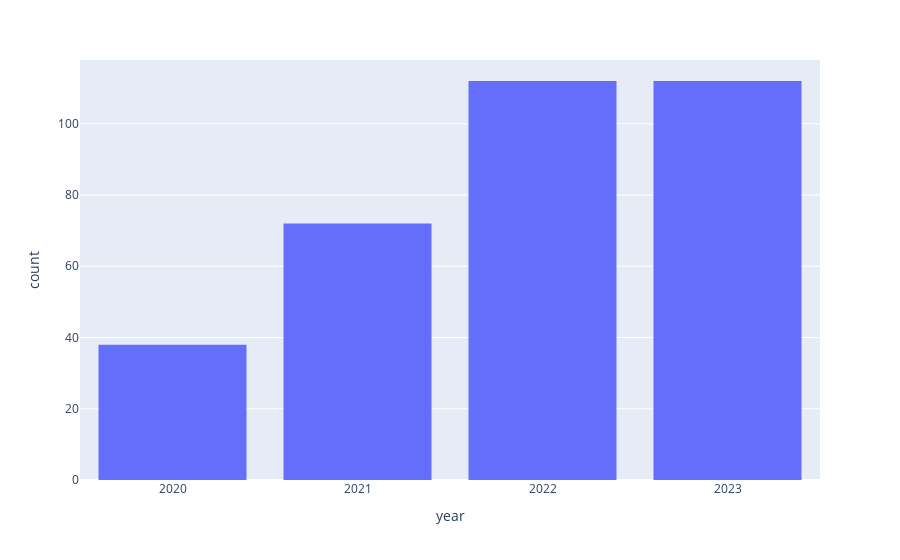

Notebook code for this chart:
### Code cell
fig4 = px.histogram(
    resolved_data,
    x='year',
    category_orders={'year': resolved_data['year'].sort_values().unique()}
)
fig4.show()

### Figure 1 — Plotly figure (JSON) as saved in the notebook; plotly's stock layout.template omitted (floating-point values rounded to 4 significant figures; data arrays with more than 128 entries replaced by an {"elided": "..."} marker saying what was removed)
{"data": [{"alignmentgroup": "True", "bingroup": "x", "hovertemplate": "year=%{x}<br>count=%{y}<extra></extra>", "legendgroup": "", "marker": {"color": "#636efa", "pattern": {"shape": ""}}, "name": "", "offsetgroup": "", "orientation": "v", "showlegend": false, "type": "histogram", "x": {"elided": "334 str values"}, "xaxis": "x", "yaxis": "y"}], "layout": {"barmode": "relative", "legend": {"tracegroupgap": 0}, "margin": {"t": 60}, "xaxis": {"anchor": "y", "categoryarray": ["2020", "2021", "2022", "2023"], "categoryorder": "array", "domain": [0, 1], "title": {"text": "year"}}, "yaxis": {"anchor": "x", "domain": [0, 1], "title": {"text": "count"}}}}
